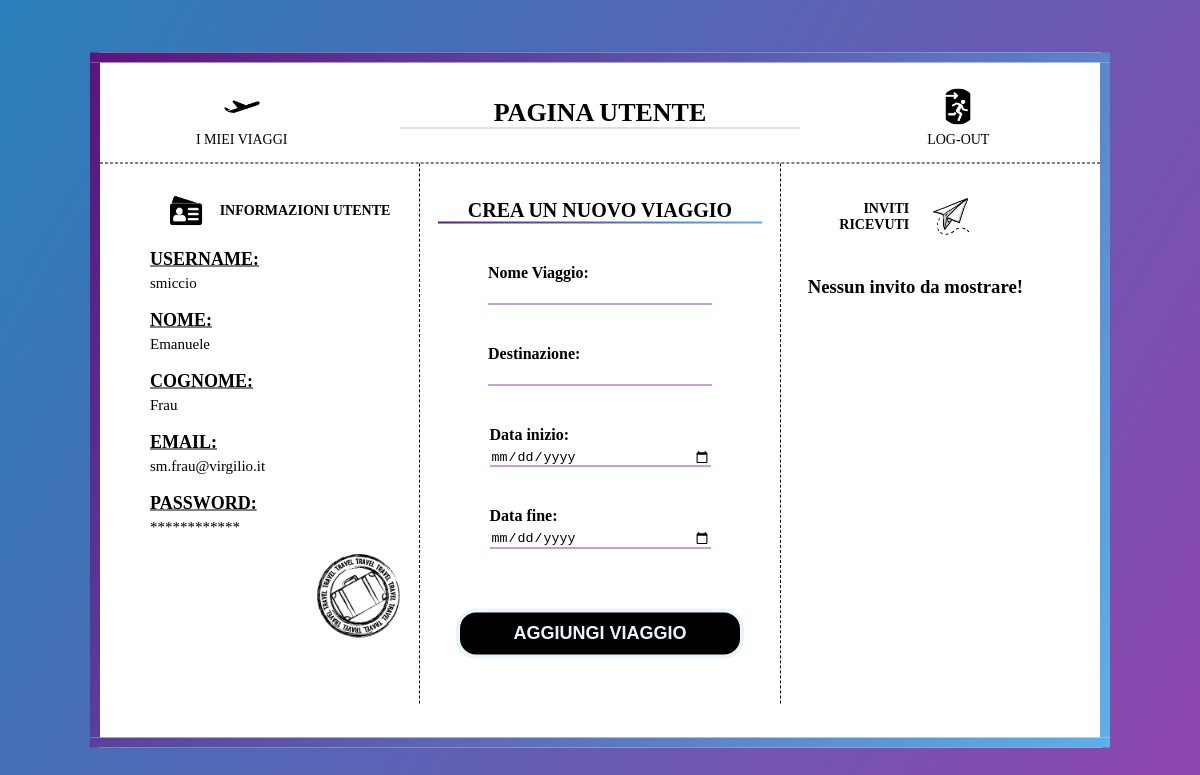
/organizzatoreViaggi/userHomePage (signed in), run on the app's committed database.
### organizzatoreViaggi/models.py (models this page shows)
class CustomUser(AbstractUser):
    username = models.CharField(max_length=32, null=False, primary_key=True)
    email = models.EmailField(max_length=64, unique=True)

### organizzatoreViaggi/views.py (the view)
# urls.py: path('organizzatoreViaggi/userHomePage', views.userHomePage_view, name='userHomePage'),
@login_required(login_url = 'login')
def userHomePage_view(request):
    if request.method == 'POST':
        form = TravelForm(request.POST)
        if form.is_valid():
            travel = form.save(commit=False)
            travel.save()
            travel.participants.add(request.user)
            travel.save()
            return redirect('myTravels')
    else:
        form = TravelForm()
    invites = Invitation.objects.filter(receiver = request.user.email)
    context = {'form': form, 'invites': invites}
    return render(request, 'organizzatoreViaggi/userHomePage.html', context)

### organizzatoreViaggi/forms.py (shortened to what this page needs)
class TravelForm(ModelForm):
    class Meta:
        model = Travel
        fields = [
            'name',
            'destination',
            'start_date',
            'end_date'
        ]
        labels = {
            'name': 'Nome Viaggio',
            'destination': 'Destinazione',
            'start_date': 'Data inizio',
            'end_date': 'Data fine'
        }
        widgets = {
            'start_date': forms.DateInput(attrs={'type': 'date', 'class': 'dateField'}),
            'end_date': forms.DateInput(attrs={'type': 'date', 'class': 'dateField'}),
            'name': forms.DateInput(attrs={'class': 'textField'}),
            'destination': forms.DateInput(attrs={'class': 'textField'})
        }

### organizzatoreViaggi/templates/organizzatoreViaggi/userHomePage.html (shortened to what this page needs)
{% load static %}
<!DOCTYPE html>
<html lang="it">
<html>
    <head>
        <link rel="stylesheet" href="{% static 'css/userHomePage.css'%}">
    </head>
    <body>
        <div class="page-container">
            <nav>
                <a href="{% url 'myTravels' %}">
                    <img src="{% static 'images/plane_icon.png' %}" />
                    <p>I miei viaggi</p>
                </a>
                <h1>PAGINA UTENTE</h1>
                <a href="{% url 'logout' %}">
                    <img src="{% static 'images/logout_icon.png' %}" />
                    <p>Log-out</p>
                </a>
            </nav>
            <div class="main">
                <div class="main-sx">
                    <div class="user-informations">
                        <div class="user-informations-title">
                            <img src="{% static 'images/id_card_icon.png' %}" />
                            <h2>INFORMAZIONI UTENTE</h2>
                        </div>
                        <h3>Username:</h3>
                        <p>{{ request.user }}</p>
                        <h3>Nome:</h3>
                        <p>{{ request.user.first_name}}</p>
                        <h3>Cognome:</h3>
                        <p>{{ request.user.last_name}}</p>
                        <h3>Email:</h3>
                        <p>{{ request.user.email}}</p>
                        <h3>Password:</h3>
                        <p>************</p>
                        <img id="stamp-img" src="{% static 'images/stamp_icon.png' %}" />
                    </div>
                </div>
                <div class="main-c">
                    <form method="post" action="">
                        <h2>CREA UN NUOVO VIAGGIO</h2>
                        {{form.as_p}}
                        <input type="submit" value="AGGIUNGI VIAGGIO">
                    </form>
                </div>
                <div class="main-dx">
                    <div class="invitations-container">
                        <div class="user-invitations-title">
                            <h2>INVITI</br>RICEVUTI</h2>
                            <img src="{% static 'images/invitation_icon.png' %}" />
                        </div>
                        <div class="invitations-list">
                            {% if invites %}
                            {% for invite in invites %}
                            <div class="alert alert-info alert-white rounded">
                                <div class="buttons-and-title">
                                    <p class="invitation-sender">{{ invite.sender }}</p>
                                    <div class="button-messages-container">
                                        <form action="{% url 'processInvitation' invite.id %}" method="post">
                                            {% csrf_token %}
                                            <button type="submit" name="reject" class="close" data-dismiss="alert" aria-hidden="true">×</button>
                                            <button type="submit" name="accept" class="accept" data-dismiss="alert" aria-hidden="true">✓</button>
                                        </form>
                                    </div>
                                    <div class="icon">
                                        <img src="{% static 'images/invitation_icon.png' %}" />
                                    </div>
                                </div>
                                <p class="invitation-message">Invito per un viaggio presso <b>{{ invite.travel }}</b>!</p>
                            </div>
                            {% endfor %}
                            {% else %}
                            <div >
                                <h3>Nessun invito da mostrare!</h3>
                            </div>
                            {% endif %}
                        </div>
                    </div>
                </div>
            </div>
        </div>
    </body>
</html>

### organizzatoreViaggi/static/css/userHomePage.css (style rules this page uses)
body { margin: 0; padding: 0; background: linear-gradient(120deg, #2980b9, #8e44ad); height: 100vh; overflow: hidden; }
.page-container { position: absolute; top: 50%; left: 50%; transform: translate(-50%, -50%); height: 675px; width: 1000px; background: white; border-radius: 10px; border-image: linear-gradient(120deg, #5b117a, #5cb3ec) 30; border-width: 10px; border-style: solid; overflow: hidden; }
nav { height: 100px; width: 100%; display: flex; flex-direction: row; justify-content: space-around; align-items: center; border-bottom: dashed 1.5px; }
nav h1 { height: 30px; width: 40%; font-size: 26px; text-align: center; justify-content: center; align-items: center; border-bottom: 1px solid silver; }
nav a { height: 100%; width: 25%; display: flex; flex-direction: column; justify-content: center; align-items: center; text-decoration: none; margin-top: 10px; transition: .4s; }
nav a img { height: 36px; width: 36px; margin-bottom: -22px; --color: #2980B9; --border: 3px; --offset: 10px; --gap: 2px; border-radius: 50%; cursor: pointer; padding: calc(var(--border) + var(--gap)); border: var(--offset) solid #0000; --_m: radial-gradient(50% 50%, #000 calc(100% - var(--offset)),#0000 calc(100% - var(--border))); -webkit-mask: var(--_m); mask: var(--_m); --_g: #0000 calc(99% - var(--border)), var(--color) calc(100% - var(--border)) 99%,#0000; --_s: var(--offset); --_r: 100% 100% at; background: radial-gradient(var(--_r) 0 0 ,var(--_g)) calc(100% + var(--_s)) calc(100% + var(--_s)), radial-gradient(var(--_r) 100% 0 ,var(--_g)) calc(0% - var(--_s)) calc(100% + var(--_s)), radial-gradient(var(--_r) 0 100%,var(--_g)) calc(100% + var(--_s)) calc(0% - var(--_s)), radial-gradient(var(--_r) 100% 100%,var(--_g)) calc(0% - var(--_s)) calc(0% - var(--_s)); background-size: 50% 50%; background-repeat: no-repeat; transition: .4s; }
nav a p { text-align: center; color: black; text-transform: uppercase; font-size: 14px; }
.main { height: 80%; width: 90%; display: flex; flex-direction: row; align-items: center; justify-content: center; margin-left: 5%; }
.main-sx { height: 100%; width: 30%; border-right: dashed 1.5px; }
.main-sx .user-informations .user-informations-title, .main-dx .invitations-container .user-invitations-title { display: flex; flex-direction: row; align-items: center; justify-content: center; margin-left: -5%; }
.main-sx .user-informations { margin-top: 10%; }
.main-sx .user-informations h2, .main-dx .invitations-container h2 { font-size: 14px; }
.main-sx .user-informations .user-informations-title img { height: 40px; width: 40px; margin-right: 5%; }
.main-sx h3 { text-align: left; color: black; text-transform: uppercase; font-size: 18px; text-decoration: underline; margin-bottom: -10px; }
.main-sx p { text-align: left; color: black; font-size: 15px; }
.main-sx #stamp-img { height: 100px; width: 100px; margin-top: -5px; margin-right: 10px; float: right; }
.main-c { height: 100%; width: 40%; display: flex; align-items: center; border-right: dashed 1.5px; flex-direction: column; }
.main-c h2 { margin-top: 20px; margin-bottom: 30px; }
.main-c form { margin-top: 15px; height: 100%; width: 100%; display: flex; flex-direction: column; align-items: center; }
.textField, .dateField { width: 220px; margin-bottom: 30px; border: none; border-bottom: solid 1px #8e44ad; }
form p { display: flex; flex-direction: column; margin: 0; margin-top: 10px; }
form p label { width: 220px; margin-bottom: 5px; text-align: left; font-weight: bold; }
.main-c form h2 { text-align: center; width: 90%; font-size: 20px; border-image: linear-gradient(120deg, #5b117a, #5cb3ec) 5; border-width: 2px; border-style: solid; border-top: transparent; border-left: transparent; border-right: transparent; }
input[type="submit"] { width: 80%; height: 50px; border: 4px solid; background: black; border-radius: 20px; margin-top: 30px; font-size: 18px; color: #e9f4fb; font-weight: 700; cursor: pointer; outline: none; }
.main-dx { height: 100%; width: 30%; margin-top: 5%; display: flex; justify-content: center; }
.main-dx .invitations-container .invitations-list { height: 380px; overflow-y: scroll; }
.main-dx .invitations-container img { height: 60px; width: 60px; margin-left: 5%; }
.main-dx .invitations-container h2 { text-align: right; }
.main-dx .invitations-container .user-invitations-title { margin-bottom: 5%; }

### data on the page
CustomUser: user "smiccio", user.first_name "Emanuele", user.last_name "Frau", user.email "sm.frau@virgilio.it"
